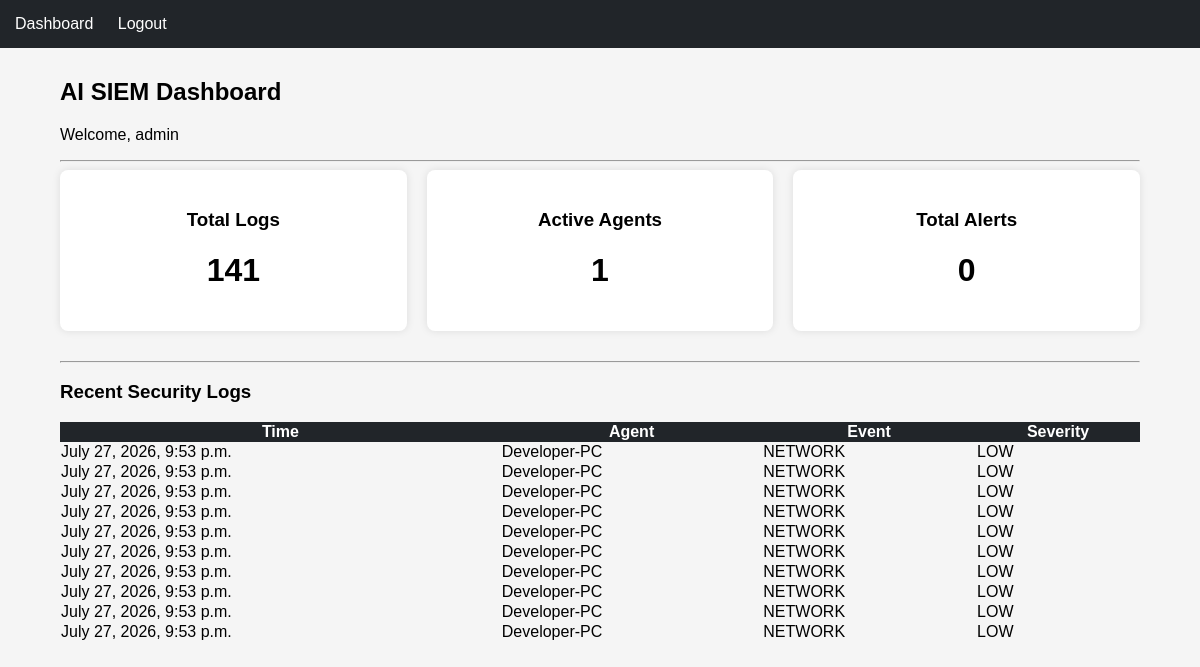
The page /dashboard/ (signed in) on the database its author committed.
### logs/models.py (models this page shows, shortened)
class SecurityLog(models.Model):
    agent = models.ForeignKey(SystemAgent, on_delete=models.CASCADE)
    timestamp = models.DateTimeField(auto_now_add=True)
    event_type = models.CharField(max_length=100)
    severity = models.CharField(max_length=20)
    source = models.CharField(max_length=100)
    message = models.TextField()
    raw_data = models.JSONField()

### agents/models.py (models this page shows, shortened)
class SystemAgent(models.Model):
    agent_id = models.CharField(max_length=100, unique=True)
    hostname = models.CharField(max_length=100)
    ip_address = models.GenericIPAddressField()
    operating_system = models.CharField(max_length=100)
    status = models.CharField(max_length=20, default="Offline")
    last_seen = models.DateTimeField(auto_now=True)

### dashboard/views.py (the view)
# urls.py: path("", views.dashboard_view, name="dashboard"),
@login_required
def dashboard_view(request):
    total_logs = SecurityLog.objects.count()
    total_agents = SystemAgent.objects.count()
    total_alerts = Alert.objects.count()
    recent_logs = (
        SecurityLog.objects
        .select_related("agent")
        .order_by("-timestamp")[:10]
    )
    context = {
        "total_logs": total_logs,
        "total_agents": total_agents,
        "total_alerts": total_alerts,
        "recent_logs": recent_logs,
    }
    return render(request, "dashboard.html", context)

### templates/dashboard.html
{% extends "base.html" %}
{% block content %}
<h2>AI SIEM Dashboard</h2>
<p>Welcome, {{ user.username }}</p>
<hr>
<div style="display:flex; gap:20px; margin-bottom:30px;">
    <div class="card" style="flex:1; text-align:center;">
        <h3>Total Logs</h3>
        <h1>{{ total_logs }}</h1>
    </div>
    <div class="card" style="flex:1; text-align:center;">
        <h3>Active Agents</h3>
        <h1>{{ total_agents }}</h1>
    </div>
    <div class="card" style="flex:1; text-align:center;">
        <h3>Total Alerts</h3>
        <h1>{{ total_alerts }}</h1>
    </div>
</div>
<hr>
<h3>Recent Security Logs</h3>
<table style="width:100%; border-collapse:collapse;">
<tr style="background:#212529; color:white;">
    <th>Time</th>
    <th>Agent</th>
    <th>Event</th>
    <th>Severity</th>
</tr>
{% for log in recent_logs %}
<tr>
    <td>{{ log.timestamp }}</td>
    <td>{{ log.agent.hostname }}</td>
    <td>{{ log.event_type }}</td>
    <td>{{ log.severity }}</td>
</tr>
{% empty %}
<tr>
<td colspan="4">
No logs found.
</td>
</tr>
{% endfor %}
</table>
{% endblock %}

### templates/base.html (style rules this page uses)
body { font-family: Arial, sans-serif; background:#f5f5f5; margin:0; }
.card { background:white; padding:20px; border-radius:8px; box-shadow:0 0 8px rgba(0,0,0,.1); }

### rows shown on the page
SecurityLog: timestamp "July 27, 2026, 9:53 p.m.", agent.hostname "Developer-PC", event_type "NETWORK", severity "LOW"
SecurityLog: timestamp "July 27, 2026, 9:53 p.m.", agent.hostname "Developer-PC", event_type "NETWORK", severity "LOW"
SecurityLog: timestamp "July 27, 2026, 9:53 p.m.", agent.hostname "Developer-PC", event_type "NETWORK", severity "LOW"
SecurityLog: timestamp "July 27, 2026, 9:53 p.m.", agent.hostname "Developer-PC", event_type "NETWORK", severity "LOW"
SecurityLog: timestamp "July 27, 2026, 9:53 p.m.", agent.hostname "Developer-PC", event_type "NETWORK", severity "LOW"
SecurityLog: timestamp "July 27, 2026, 9:53 p.m.", agent.hostname "Developer-PC", event_type "NETWORK", severity "LOW"
SecurityLog: timestamp "July 27, 2026, 9:53 p.m.", agent.hostname "Developer-PC", event_type "NETWORK", severity "LOW"
SecurityLog: timestamp "July 27, 2026, 9:53 p.m.", agent.hostname "Developer-PC", event_type "NETWORK", severity "LOW"
SecurityLog: timestamp "July 27, 2026, 9:53 p.m.", agent.hostname "Developer-PC", event_type "NETWORK", severity "LOW"
SecurityLog: timestamp "July 27, 2026, 9:53 p.m.", agent.hostname "Developer-PC", event_type "NETWORK", severity "LOW"

### other values the page prints
{{ user.username }} "admin"
{{ total_logs }} "141"
{{ total_agents }} "1"
{{ total_alerts }} "0"
